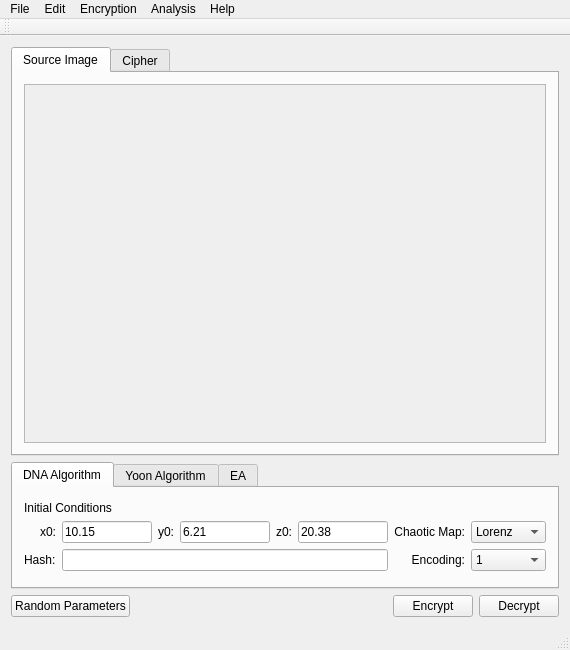
<?xml version="1.0" encoding="UTF-8"?>
<ui version="4.0">
 <class>MainWindow</class>
 <widget class="QMainWindow" name="MainWindow">
  <property name="geometry">
   <rect>
    <x>0</x>
    <y>0</y>
    <width>550</width>
    <height>650</height>
   </rect>
  </property>
  <property name="sizePolicy">
   <sizepolicy hsizetype="Maximum" vsizetype="Maximum">
    <horstretch>0</horstretch>
    <verstretch>0</verstretch>
   </sizepolicy>
  </property>
  <property name="windowTitle">
   <string>Image Encryptor</string>
  </property>
  <property name="windowIcon">
   <iconset resource="resources.qrc">
    <normaloff>:/windowIcon</normaloff>:/windowIcon</iconset>
  </property>
  <widget class="QWidget" name="centralWidget">
   <layout class="QHBoxLayout" name="horizontalLayout">
    <item>
     <layout class="QGridLayout" name="gridLayout_7">
      <item row="3" column="0">
       <layout class="QHBoxLayout" name="horizontalLayout_2">
        <item>
         <widget class="QPushButton" name="pushButton_3">
          <property name="text">
           <string>Random Parameters</string>
          </property>
         </widget>
        </item>
        <item>
         <spacer name="horizontalSpacer">
          <property name="orientation">
           <enum>Qt::Horizontal</enum>
          </property>
          <property name="sizeHint" stdset="0">
           <size>
            <width>40</width>
            <height>20</height>
           </size>
          </property>
         </spacer>
        </item>
        <item>
         <widget class="QPushButton" name="pushButton">
          <property name="text">
           <string>Encrypt</string>
          </property>
         </widget>
        </item>
        <item>
         <widget class="QPushButton" name="pushButton_2">
          <property name="text">
           <string>Decrypt</string>
          </property>
         </widget>
        </item>
       </layout>
      </item>
      <item row="0" column="0">
       <widget class="QTabWidget" name="tabWidget">
        <property name="currentIndex">
         <number>0</number>
        </property>
        <widget class="QWidget" name="tab">
         <attribute name="title">
          <string>Source Image</string>
         </attribute>
         <layout class="QHBoxLayout" name="horizontalLayout_3">
          <item>
           <widget class="QScrollArea" name="scrollArea">
            <property name="widgetResizable">
             <bool>true</bool>
            </property>
            <widget class="QWidget" name="scrollAreaWidgetContents">
             <property name="geometry">
              <rect>
               <x>0</x>
               <y>0</y>
               <width>506</width>
               <height>367</height>
              </rect>
             </property>
             <layout class="QGridLayout" name="gridLayout">
              <item row="0" column="0">
               <widget class="QLabel" name="label">
                <property name="text">
                 <string/>
                </property>
               </widget>
              </item>
             </layout>
            </widget>
           </widget>
          </item>
         </layout>
        </widget>
        <widget class="QWidget" name="tab_2">
         <attribute name="title">
          <string>Сipher</string>
         </attribute>
         <layout class="QVBoxLayout" name="verticalLayout_2">
          <item>
           <widget class="QScrollArea" name="scrollArea_2">
            <property name="widgetResizable">
             <bool>true</bool>
            </property>
            <widget class="QWidget" name="scrollAreaWidgetContents_2">
             <property name="geometry">
              <rect>
               <x>0</x>
               <y>0</y>
               <width>506</width>
               <height>367</height>
              </rect>
             </property>
             <layout class="QGridLayout" name="gridLayout_2">
              <item row="0" column="0">
               <widget class="QLabel" name="label_2">
                <property name="text">
                 <string/>
                </property>
               </widget>
              </item>
             </layout>
            </widget>
           </widget>
          </item>
         </layout>
        </widget>
       </widget>
      </item>
      <item row="1" column="0" alignment="Qt::AlignBottom">
       <widget class="QTabWidget" name="tabWidget_2">
        <property name="currentIndex">
         <number>0</number>
        </property>
        <property name="tabBarAutoHide">
         <bool>true</bool>
        </property>
        <widget class="QWidget" name="tab_3">
         <attribute name="title">
          <string>DNA Algorithm</string>
         </attribute>
         <layout class="QVBoxLayout" name="verticalLayout">
          <item>
           <layout class="QGridLayout" name="gridLayout_3">
            <property name="bottomMargin">
             <number>5</number>
            </property>
            <item row="0" column="0" colspan="4" alignment="Qt::AlignBottom">
             <widget class="QLabel" name="label_20">
              <property name="text">
               <string>Initial Conditions</string>
              </property>
             </widget>
            </item>
            <item row="1" column="3">
             <widget class="QLineEdit" name="lineEdit_y0">
              <property name="minimumSize">
               <size>
                <width>90</width>
                <height>0</height>
               </size>
              </property>
              <property name="text">
               <string>6.21</string>
              </property>
             </widget>
            </item>
            <item row="1" column="0">
             <widget class="QLabel" name="label_x0">
              <property name="text">
               <string>x0:</string>
              </property>
              <property name="alignment">
               <set>Qt::AlignRight|Qt::AlignTrailing|Qt::AlignVCenter</set>
              </property>
             </widget>
            </item>
            <item row="1" column="1">
             <widget class="QLineEdit" name="lineEdit_x0">
              <property name="minimumSize">
               <size>
                <width>90</width>
                <height>0</height>
               </size>
              </property>
              <property name="inputMask">
               <string/>
              </property>
              <property name="text">
               <string>10.15</string>
              </property>
             </widget>
            </item>
            <item row="1" column="2">
             <widget class="QLabel" name="label_y0">
              <property name="text">
               <string>y0:</string>
              </property>
              <property name="alignment">
               <set>Qt::AlignRight|Qt::AlignTrailing|Qt::AlignVCenter</set>
              </property>
             </widget>
            </item>
            <item row="2" column="0">
             <widget class="QLabel" name="label_3">
              <property name="sizePolicy">
               <sizepolicy hsizetype="Preferred" vsizetype="Preferred">
                <horstretch>0</horstretch>
                <verstretch>0</verstretch>
               </sizepolicy>
              </property>
              <property name="text">
               <string>Hash:</string>
              </property>
             </widget>
            </item>
            <item row="1" column="5">
             <widget class="QLineEdit" name="lineEdit_z0">
              <property name="minimumSize">
               <size>
                <width>90</width>
                <height>0</height>
               </size>
              </property>
              <property name="text">
               <string>20.38</string>
              </property>
             </widget>
            </item>
            <item row="1" column="6">
             <widget class="QLabel" name="label_4">
              <property name="text">
               <string>Chaotic Map:</string>
              </property>
              <property name="alignment">
               <set>Qt::AlignRight|Qt::AlignTrailing|Qt::AlignVCenter</set>
              </property>
             </widget>
            </item>
            <item row="2" column="7">
             <widget class="QComboBox" name="comboBox_Encoding">
              <property name="sizePolicy">
               <sizepolicy hsizetype="Preferred" vsizetype="Fixed">
                <horstretch>1</horstretch>
                <verstretch>0</verstretch>
               </sizepolicy>
              </property>
              <property name="currentText">
               <string>1</string>
              </property>
              <item>
               <property name="text">
                <string>1</string>
               </property>
              </item>
              <item>
               <property name="text">
                <string>2</string>
               </property>
              </item>
              <item>
               <property name="text">
                <string>3</string>
               </property>
              </item>
              <item>
               <property name="text">
                <string>4</string>
               </property>
              </item>
              <item>
               <property name="text">
                <string>5</string>
               </property>
              </item>
              <item>
               <property name="text">
                <string>6</string>
               </property>
              </item>
              <item>
               <property name="text">
                <string>7</string>
               </property>
              </item>
              <item>
               <property name="text">
                <string>8</string>
               </property>
              </item>
             </widget>
            </item>
            <item row="1" column="4">
             <widget class="QLabel" name="label_z0">
              <property name="text">
               <string>z0:</string>
              </property>
              <property name="alignment">
               <set>Qt::AlignRight|Qt::AlignTrailing|Qt::AlignVCenter</set>
              </property>
             </widget>
            </item>
            <item row="1" column="7">
             <widget class="QComboBox" name="comboBox_ChaoticMap">
              <property name="currentIndex">
               <number>0</number>
              </property>
              <item>
               <property name="text">
                <string>Lorenz</string>
               </property>
              </item>
              <item>
               <property name="text">
                <string>PWLCM</string>
               </property>
              </item>
              <item>
               <property name="text">
                <string>Logistic</string>
               </property>
              </item>
              <item>
               <property name="text">
                <string>Tent</string>
               </property>
              </item>
              <item>
               <property name="text">
                <string>Baker</string>
               </property>
              </item>
              <item>
               <property name="text">
                <string>Henon</string>
               </property>
              </item>
             </widget>
            </item>
            <item row="2" column="1" colspan="5">
             <widget class="QLineEdit" name="lineEdit_key">
              <property name="sizePolicy">
               <sizepolicy hsizetype="MinimumExpanding" vsizetype="Fixed">
                <horstretch>10</horstretch>
                <verstretch>0</verstretch>
               </sizepolicy>
              </property>
              <property name="inputMask">
               <string/>
              </property>
              <property name="text">
               <string/>
              </property>
              <property name="maxLength">
               <number>64</number>
              </property>
             </widget>
            </item>
            <item row="2" column="6">
             <widget class="QLabel" name="label_7">
              <property name="sizePolicy">
               <sizepolicy hsizetype="Minimum" vsizetype="Preferred">
                <horstretch>5</horstretch>
                <verstretch>0</verstretch>
               </sizepolicy>
              </property>
              <property name="text">
               <string>Encoding:</string>
              </property>
              <property name="alignment">
               <set>Qt::AlignRight|Qt::AlignTrailing|Qt::AlignVCenter</set>
              </property>
             </widget>
            </item>
           </layout>
          </item>
         </layout>
        </widget>
        <widget class="QWidget" name="tab_4">
         <attribute name="title">
          <string>Yoon Algorithm</string>
         </attribute>
         <layout class="QGridLayout" name="gridLayout_6">
          <item row="1" column="2">
           <widget class="QLineEdit" name="lineEdit_X"/>
          </item>
          <item row="1" column="5">
           <widget class="QLineEdit" name="lineEdit_P"/>
          </item>
          <item row="1" column="7">
           <widget class="QLabel" name="label_9">
            <property name="minimumSize">
             <size>
              <width>45</width>
              <height>0</height>
             </size>
            </property>
            <property name="text">
             <string>K</string>
            </property>
            <property name="alignment">
             <set>Qt::AlignRight|Qt::AlignTrailing|Qt::AlignVCenter</set>
            </property>
           </widget>
          </item>
          <item row="1" column="3">
           <widget class="QLabel" name="label_8">
            <property name="minimumSize">
             <size>
              <width>45</width>
              <height>0</height>
             </size>
            </property>
            <property name="text">
             <string>P</string>
            </property>
            <property name="alignment">
             <set>Qt::AlignRight|Qt::AlignTrailing|Qt::AlignVCenter</set>
            </property>
           </widget>
          </item>
          <item row="1" column="0">
           <widget class="QLabel" name="label_6">
            <property name="minimumSize">
             <size>
              <width>45</width>
              <height>0</height>
             </size>
            </property>
            <property name="text">
             <string>X</string>
            </property>
            <property name="alignment">
             <set>Qt::AlignRight|Qt::AlignTrailing|Qt::AlignVCenter</set>
            </property>
           </widget>
          </item>
          <item row="1" column="8" colspan="2">
           <widget class="QLineEdit" name="lineEdit_K"/>
          </item>
          <item row="0" column="0" colspan="10" alignment="Qt::AlignBottom">
           <widget class="QLabel" name="label_5">
            <property name="text">
             <string>Parameters</string>
            </property>
           </widget>
          </item>
         </layout>
        </widget>
        <widget class="QWidget" name="tab_5">
         <attribute name="title">
          <string>EA</string>
         </attribute>
         <layout class="QGridLayout" name="gridLayout_4">
          <item row="1" column="0">
           <widget class="QLabel" name="label_11">
            <property name="text">
             <string>Population Size</string>
            </property>
           </widget>
          </item>
          <item row="1" column="1">
           <widget class="QSpinBox" name="EApopulationSpinBox">
            <property name="maximum">
             <number>10</number>
            </property>
            <property name="singleStep">
             <number>2</number>
            </property>
            <property name="value">
             <number>4</number>
            </property>
           </widget>
          </item>
          <item row="1" column="2">
           <widget class="QLabel" name="label_12">
            <property name="text">
             <string>Mutation Rate</string>
            </property>
           </widget>
          </item>
          <item row="1" column="3">
           <widget class="QDoubleSpinBox" name="EAmutationRateSpinBox">
            <property name="maximum">
             <double>1.000000000000000</double>
            </property>
            <property name="singleStep">
             <double>0.010000000000000</double>
            </property>
            <property name="value">
             <double>0.500000000000000</double>
            </property>
           </widget>
          </item>
          <item row="1" column="5">
           <widget class="QDoubleSpinBox" name="EAenthropySpinBox">
            <property name="decimals">
             <number>4</number>
            </property>
            <property name="minimum">
             <double>0.000000000000000</double>
            </property>
            <property name="maximum">
             <double>8.000000000000000</double>
            </property>
            <property name="singleStep">
             <double>0.010000000000000</double>
            </property>
            <property name="value">
             <double>7.300000000000000</double>
            </property>
           </widget>
          </item>
          <item row="1" column="4">
           <widget class="QLabel" name="label_13">
            <property name="text">
             <string>Enthropy</string>
            </property>
           </widget>
          </item>
          <item row="4" column="1" colspan="5">
           <widget class="QLineEdit" name="lineEdit_EADeckey"/>
          </item>
          <item row="4" column="0">
           <widget class="QLabel" name="label_16">
            <property name="text">
             <string>Decryption Key</string>
            </property>
            <property name="alignment">
             <set>Qt::AlignCenter</set>
            </property>
           </widget>
          </item>
         </layout>
        </widget>
       </widget>
      </item>
     </layout>
    </item>
   </layout>
  </widget>
  <widget class="QMenuBar" name="menuBar">
   <property name="geometry">
    <rect>
     <x>0</x>
     <y>0</y>
     <width>550</width>
     <height>20</height>
    </rect>
   </property>
   <widget class="QMenu" name="menuFile">
    <property name="title">
     <string>File</string>
    </property>
    <addaction name="actionOpen"/>
    <addaction name="actionSave"/>
    <addaction name="separator"/>
    <addaction name="actionQuit"/>
   </widget>
   <widget class="QMenu" name="menuEncryption">
    <property name="title">
     <string>Encryption</string>
    </property>
    <addaction name="actionEncrypt"/>
    <addaction name="actionDecrypt"/>
   </widget>
   <widget class="QMenu" name="menuAnalisys">
    <property name="title">
     <string>Analysis</string>
    </property>
    <widget class="QMenu" name="menuStatistical_Analisys">
     <property name="title">
      <string>Statistical Analisys</string>
     </property>
     <widget class="QMenu" name="menuCorrelation">
      <property name="title">
       <string>Correlation</string>
      </property>
      <addaction name="actionHorizontal"/>
      <addaction name="actionVertical"/>
      <addaction name="actionDiagonal"/>
     </widget>
     <addaction name="actionHistogram"/>
     <addaction name="menuCorrelation"/>
     <addaction name="actionEnthropy"/>
     <addaction name="actionTest_RNG"/>
    </widget>
    <widget class="QMenu" name="menuDifferential_Analisys">
     <property name="title">
      <string>Differential Analisys</string>
     </property>
     <addaction name="actionNPCR_2"/>
     <addaction name="actionUACI_2"/>
    </widget>
    <addaction name="menuStatistical_Analisys"/>
    <addaction name="menuDifferential_Analisys"/>
    <addaction name="actionFull_Analysis"/>
    <addaction name="actionEncryption_time"/>
   </widget>
   <widget class="QMenu" name="menuEdit">
    <property name="title">
     <string>Edit</string>
    </property>
    <addaction name="actionPlain_Cipher"/>
   </widget>
   <widget class="QMenu" name="menuHelp">
    <property name="title">
     <string>Help</string>
    </property>
    <addaction name="actionAbout_Image_Encryptor"/>
   </widget>
   <addaction name="menuFile"/>
   <addaction name="menuEdit"/>
   <addaction name="menuEncryption"/>
   <addaction name="menuAnalisys"/>
   <addaction name="menuHelp"/>
  </widget>
  <widget class="QToolBar" name="mainToolBar">
   <attribute name="toolBarArea">
    <enum>TopToolBarArea</enum>
   </attribute>
   <attribute name="toolBarBreak">
    <bool>false</bool>
   </attribute>
  </widget>
  <widget class="QStatusBar" name="statusBar"/>
  <action name="actionOpen">
   <property name="text">
    <string>Open</string>
   </property>
   <property name="shortcut">
    <string>Ctrl+O</string>
   </property>
  </action>
  <action name="actionQuit">
   <property name="text">
    <string>Quit</string>
   </property>
   <property name="shortcut">
    <string>Ctrl+Q</string>
   </property>
  </action>
  <action name="actionEncrypt">
   <property name="text">
    <string>Encrypt</string>
   </property>
   <property name="shortcut">
    <string>Ctrl+E</string>
   </property>
  </action>
  <action name="actionDecrypt">
   <property name="text">
    <string>Decrypt</string>
   </property>
   <property name="shortcut">
    <string>Ctrl+D</string>
   </property>
  </action>
  <action name="actionPlain_Cipher">
   <property name="text">
    <string>Plain&lt;-&gt;Cipher</string>
   </property>
  </action>
  <action name="actionHistogram">
   <property name="text">
    <string>Histogram</string>
   </property>
  </action>
  <action name="actionHorizontal">
   <property name="text">
    <string>Horizontal</string>
   </property>
  </action>
  <action name="actionVertical">
   <property name="text">
    <string>Vertical</string>
   </property>
  </action>
  <action name="actionEnthropy">
   <property name="text">
    <string>Enthropy</string>
   </property>
  </action>
  <action name="actionDiagonal">
   <property name="text">
    <string>Diagonal</string>
   </property>
  </action>
  <action name="actionNPCR_2">
   <property name="text">
    <string>NPCR</string>
   </property>
  </action>
  <action name="actionUACI_2">
   <property name="text">
    <string>UACI</string>
   </property>
  </action>
  <action name="actionFull_Analysis">
   <property name="text">
    <string>Full Analysis</string>
   </property>
   <property name="toolTip">
    <string>Full Analysis</string>
   </property>
  </action>
  <action name="actionTest_RNG">
   <property name="text">
    <string>Create RNG data</string>
   </property>
   <property name="toolTip">
    <string>for sts RNG test</string>
   </property>
  </action>
  <action name="actionEncryption_time">
   <property name="text">
    <string>Encryption time</string>
   </property>
  </action>
  <action name="actionSave">
   <property name="enabled">
    <bool>false</bool>
   </property>
   <property name="text">
    <string>Save</string>
   </property>
  </action>
  <action name="actionAbout_Image_Encryptor">
   <property name="text">
    <string>About Image Encryptor</string>
   </property>
  </action>
 </widget>
 <layoutdefault spacing="6" margin="11"/>
 <tabstops>
  <tabstop>tabWidget_2</tabstop>
  <tabstop>lineEdit_x0</tabstop>
  <tabstop>lineEdit_y0</tabstop>
  <tabstop>lineEdit_z0</tabstop>
  <tabstop>comboBox_ChaoticMap</tabstop>
  <tabstop>comboBox_Encoding</tabstop>
  <tabstop>lineEdit_X</tabstop>
  <tabstop>lineEdit_P</tabstop>
  <tabstop>lineEdit_K</tabstop>
  <tabstop>pushButton</tabstop>
  <tabstop>pushButton_2</tabstop>
  <tabstop>lineEdit_key</tabstop>
  <tabstop>scrollArea</tabstop>
  <tabstop>tabWidget</tabstop>
  <tabstop>scrollArea_2</tabstop>
 </tabstops>
 <resources>
  <include location="resources.qrc"/>
 </resources>
 <connections/>
</ui>
